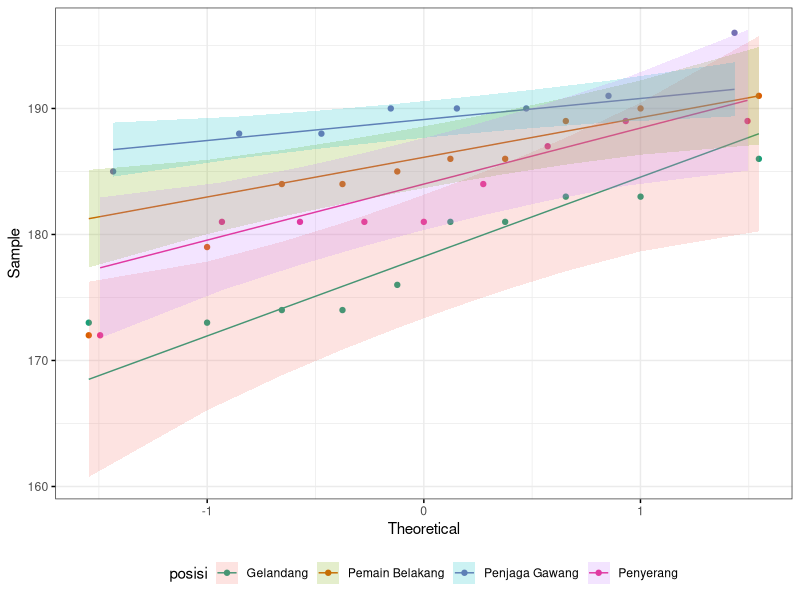
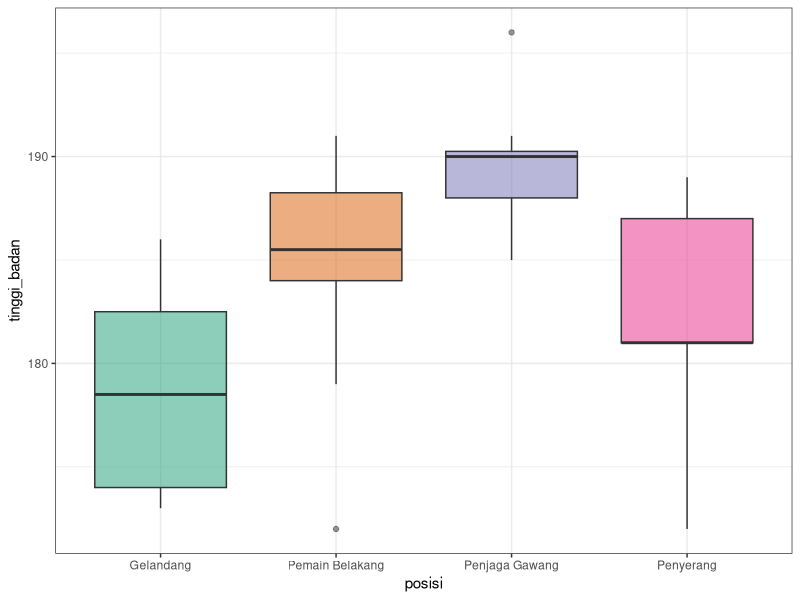
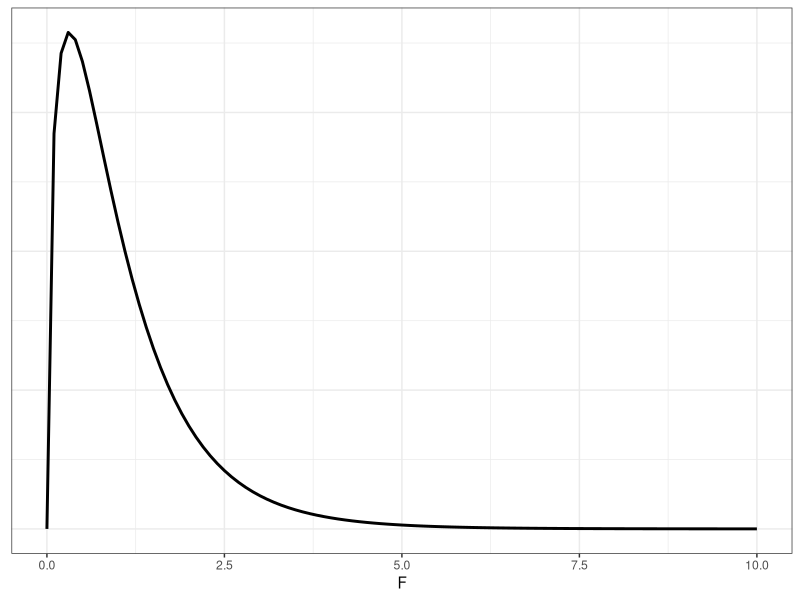

R code for these plots, in order:
## ---- chunk 1
#| label: pengaturan
#| include: false

library(tidyverse)
library(ggpubr)
library(rstatix)
library(knitr)
library(kableExtra)
## ---- chunk 2
    n_motiv <- 58           # <1>
    rerata_d_motiv <- -1.1  # <1>
    s_d_motiv <- 5.01       # <1>
    SE_d_motiv <- s_d_motiv / sqrt(n_motiv)  # <2>
    stat_uji_t_motiv <- (rerata_d_motiv - 0) / SE_d_motiv  # <3>
    print(stat_uji_t_motiv) # <4>
## ---- chunk 3
    df_motiv <- n_motiv - 1          # <1>
    P_motiv <- pt(stat_uji_t_motiv,  # <2>
       df = df_motiv,                # <2>
       lower.tail = TRUE)            # <2>
    print(P_motiv)                   # <3>
## ---- chunk 4
#| label: data-sampel-pemain-bola

sampel_pemain_bola <- tribble(
  ~posisi,	          ~tinggi_badan,
  "Penjaga Gawang",	  188,
  "Penjaga Gawang",	  190,
  "Penjaga Gawang",	  190,
  "Penjaga Gawang",	  190,
  "Penjaga Gawang",	  185,
  "Penjaga Gawang",	  191,
  "Penjaga Gawang",	  188,
  "Penjaga Gawang",	  196,
  "Pemain Belakang",	190,
  "Pemain Belakang",	185,
  "Pemain Belakang",	189,
  "Pemain Belakang",	172,
  "Pemain Belakang",	184,
  "Pemain Belakang",	184,
  "Pemain Belakang",	191,
  "Pemain Belakang",	186,
  "Pemain Belakang",	179,
  "Pemain Belakang",	186,
  "Gelandang",      	183,
  "Gelandang",	      183,
  "Gelandang",	      173,
  "Gelandang",	      174,
  "Gelandang",	      174,
  "Gelandang",	      181,
  "Gelandang",	      181,
  "Gelandang",	      173,
  "Gelandang",	      186,
  "Gelandang",	      176,
  "Penyerang",	      187,
  "Penyerang",	      181,
  "Penyerang",	      181,
  "Penyerang",	      181,
  "Penyerang",	      189,
  "Penyerang",	      189,
  "Penyerang",	      181,
  "Penyerang",	      184,
  "Penyerang",	      172
)

## ---- chunk 5
#| label: fig-dpn-pemain-bola
#| fig-cap: Diagram peluang normal `tinggi_badan` pemain sepak bola pada tiap-tiap `posisi`-nya.
#| fig-asp: 0.5625

sampel_pemain_bola %>%                     # <1> 
  ggqqplot(x = "tinggi_badan",             # <2>
           color = "posisi",               # <2>
           ggtheme = theme_bw()) +         # <2>
  scale_color_brewer(palette = "Dark2") +  # <3>
  theme(legend.position = "bottom")        # <4>
## ---- chunk 6
#| label: tbl-shapiro-pemain-bola
#| tbl-cap: Hasil normalitas dengan uji Shapiro-Wilk.

sampel_pemain_bola %>%                             # <1>
  group_by(posisi) %>%                             # <2>
  shapiro_test(tinggi_badan) %>%                   # <3>
  kbl(linesep = "",                                # <4>
      booktabs = TRUE) %>%                         # <4>
  kable_styling(latex_options = c("striped",       # <5>
                                  "condensed"),    # <5>
                full_width = FALSE)                # <5>

## ---- chunk 7
#| label: fig-boxplot_tinggi_badan_pemain_bola
#| fig-cap: Distribusi `tinggi_badan` pemain sepak bola pada tiap-tiap `posisi`-nya.
#| fig-asp: 0.5625

sampel_pemain_bola %>%          # <1>
  ggplot(aes(x = posisi,        # <2>
             y = tinggi_badan,
             fill = posisi)) +
  geom_boxplot(alpha = .5) +
  theme_bw() +
  scale_fill_brewer(palette = "Dark2") +
  theme(legend.position = "none")

## ---- chunk 8
#| warning: false
#| label: tbl-levene-pemain-bola
#| tbl-cap: Hasil uji Levene terhadap `tinggi_badan` pemain sepak bola pada tiap-tiap `posisi`-nya.

sampel_pemain_bola %>%                           # <1>
  levene_test(tinggi_badan ~ posisi) %>%         # <2>
  kbl(linesep = "",                              # <3>
      booktabs = TRUE) %>%                       # <3>
  kable_styling(latex_options = c("striped",     # <4>
                                  "condensed"),  # <4>
                full_width = FALSE)              # <4>
## ---- chunk 9
#| label: fig-dist-F-pemain-bola
#| fig-cap: Distribusi-$F$ dengan $\text{df}_1=3$ dan $\text{df}_2=33$.
#| fig-asp: 0.5625

k_pemain_bola <- sampel_pemain_bola %>%              # <1>
  distinct(posisi) %>% 
  nrow()
n_pemain_bola <- sampel_pemain_bola %>%              # <2>
  nrow()
df1_pemain_bola <- k_pemain_bola - 1                 # <3>
df2_pemain_bola <- n_pemain_bola - k_pemain_bola     # <4>

data.frame(x = c(0, 10)) %>%                         # <5>
  ggplot(aes(x = x)) +
  geom_function(fun = df,
                args = list(df1 = df1_pemain_bola,
                            df2 = df2_pemain_bola),
                linewidth = 1) +
  theme_bw() +
  theme(axis.title.y = element_blank(),
        axis.text.y = element_blank(),
        axis.ticks.y = element_blank()) +
  labs(x = "F")
## ---- chunk 10
#| label: tbl-anova-pemain-bola
#| tbl-cap: Statistik uji $F$ dan nilai-P dari uji ANOVA

hasil_anova_pemain_bola <- sampel_pemain_bola %>%  # <1>
  anova_test(formula = tinggi_badan ~ posisi)
hasil_anova_pemain_bola %>%                        # <2>
  kbl(linesep = "",
      booktabs = TRUE) %>% 
  kable_styling(latex_options = c("striped",
                                  "condensed"),
                full_width = FALSE)
## ---- chunk 11
#| label: tbl-Tukey-pemain-bola
#| tbl-cap: Hasil uji perbandingan berganda Tukey terhadap data `sampel_pemain_bola`.

hasil_tukey_pemain_bola <- sampel_pemain_bola %>%  # <1>
  tukey_hsd(formula = tinggi_badan ~ posisi)
hasil_tukey_pemain_bola %>%                        # <2>
  select(-term, -null.value, -p.adj.signif) %>% 
  kbl(linesep = "",
      booktabs = TRUE) %>% 
  kable_styling(latex_options = c("striped",
                                  "condensed"))
